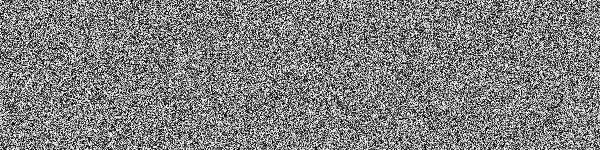
#> input picture before.png, 600 x 150 px
$ python compare_reinforce.py
#> lines starting #> are read from the running program, lines starting #| are printed output that depends on the picture; after the words box and inside, x2 and y2 are one past the last pixel; in counts of white or black regions, pixels touching at a corner belong together
import cv2
import numpy as np
from PIL import Image
import matplotlib.pyplot as plt

def find_and_mark_differences(image1_path, image2_path, output_path, threshold=30):
    """
    두 이미지의 차이를 찾아서 표시합니다.

    Parameters:
    - image1_path: 첫 번째 이미지 경로
    - image2_path: 두 번째 이미지 경로
    - output_path: 결과 이미지 저장 경로
    - threshold: 차이 감지 임계값 (0-255)
    """
#> called with image1_path = 'before.png', image2_path = 'after.png', output_path = 'differences_marked.png', threshold = 30

    # 이미지 로드
    img1 = cv2.imread(image1_path)
#> img1 is the input picture: shape (150, 600, 3); min 0, max 255, mean 127.7
    img2 = cv2.imread(image2_path)
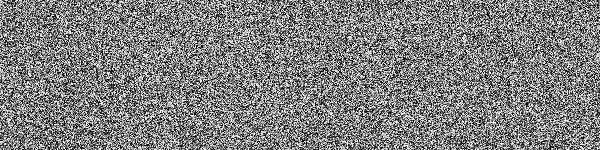
#> input picture after.png, 600 x 150 px
#> img2 is the input picture: shape (150, 600, 3); min 0, max 255, mean 127.5

    # 이미지 크기가 다르면 조정
    if img1.shape != img2.shape:
        img2 = cv2.resize(img2, (img1.shape[1], img1.shape[0]))

    # 그레이스케일로 변환
    gray1 = cv2.cvtColor(img1, cv2.COLOR_BGR2GRAY)
    gray2 = cv2.cvtColor(img2, cv2.COLOR_BGR2GRAY)

    # 차이 계산
    diff = cv2.absdiff(gray1, gray2)
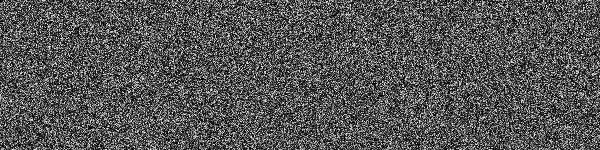
#> diff: shape (150, 600); min 0, max 255, mean 85.6

    # 임계값 적용
    _, thresh = cv2.threshold(diff, threshold, 255, cv2.THRESH_BINARY)
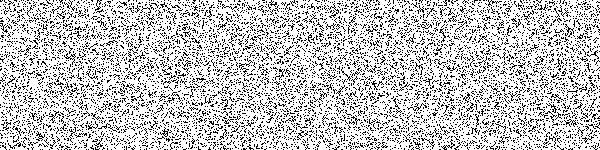
#> thresh: shape (150, 600); 77.7% white; black in thin lines or dots

    # 노이즈 제거를 위한 모폴로지 연산
    kernel = np.ones((5, 5), np.uint8)
    thresh = cv2.morphologyEx(thresh, cv2.MORPH_CLOSE, kernel)
#> thresh: shape (150, 600); every value is 255
    thresh = cv2.morphologyEx(thresh, cv2.MORPH_OPEN, kernel)

    # 컨투어 찾기
    contours, _ = cv2.findContours(thresh, cv2.RETR_EXTERNAL, cv2.CHAIN_APPROX_SIMPLE)
#> contours = [[[0, 0], [0, 149], [599, 149], [599, 0]]]

    # 결과 이미지 생성 (첫 번째 이미지 복사)
    result = img1.copy()

    # 차이가 있는 부분에 빨간색 사각형 그리기
    diff_count = 0
    for contour in contours:
        area = cv2.contourArea(contour)
        if area > 100:  # 너무 작은 차이는 무시
            x, y, w, h = cv2.boundingRect(contour)
            cv2.rectangle(result, (x, y), (x + w, y + h), (0, 0, 255), 3)
            diff_count += 1
#> this loop made 1 pass
#> (contour, area, x, y, w, h, diff_count) on pass 1: ([[0, 0], [0, 149], [599, 149], [599, 0]], 89251, 0, 0, 600, 150, 1)
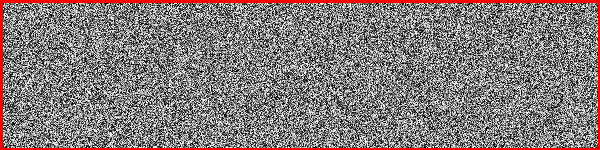
#> result: shape (150, 600, 3); 4.14% of pixels changed, all inside (x1, y1, x2, y2) = (0, 0, 600, 150)
#> after the loop, diff_count = 1

    # 결과 저장
    cv2.imwrite(output_path, result)

    # 시각화
    fig, axes = plt.subplots(2, 3, figsize=(15, 10))

    # 원본 이미지들
    axes[0, 0].imshow(cv2.cvtColor(img1, cv2.COLOR_BGR2RGB))
    axes[0, 0].set_title('Image 1 (1번.png)')
    axes[0, 0].axis('off')

    axes[0, 1].imshow(cv2.cvtColor(img2, cv2.COLOR_BGR2RGB))
    axes[0, 1].set_title('Image 2 (2번.png)')
    axes[0, 1].axis('off')

    # 차이 이미지
    axes[0, 2].imshow(diff, cmap='gray')
    axes[0, 2].set_title('Difference Map')
    axes[0, 2].axis('off')

    # 임계값 적용된 이미지
    axes[1, 0].imshow(thresh, cmap='gray')
    axes[1, 0].set_title('Thresholded Difference')
    axes[1, 0].axis('off')

    # 결과 이미지
    axes[1, 1].imshow(cv2.cvtColor(result, cv2.COLOR_BGR2RGB))
    axes[1, 1].set_title(f'Result ({diff_count} differences found)')
    axes[1, 1].axis('off')

    # 빈 공간
    axes[1, 2].axis('off')

    plt.rcParams['font.family'] = 'NanumGothic' # Or another Korean font you have installed
    plt.rcParams['axes.unicode_minus'] = False # This line is often included to properly display minus signs
    plt.tight_layout()
    plt.savefig(output_path.replace('.png', '_analysis.png'), dpi=150, bbox_inches='tight')
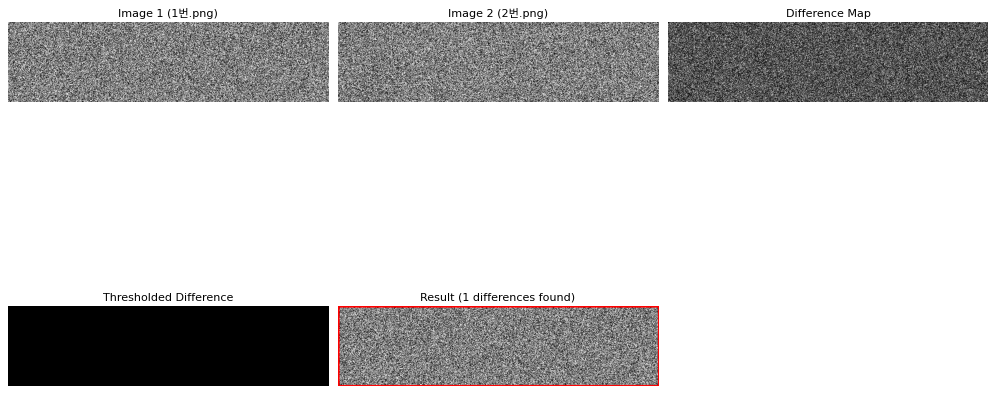
#> figure drawn by matplotlib, 5 panels
    plt.show()

    print(f"차이점 {diff_count}개를 발견했습니다.")
#| 차이점 1개를 발견했습니다.
    print(f"결과 이미지가 {output_path}에 저장되었습니다.")
    print(f"분석 이미지가 {output_path.replace('.png', '_analysis.png')}에 저장되었습니다.")

    return diff_count


if __name__ == "__main__":
    # 이미지 경로 설정
    image1_path = 'before.png'
    image2_path = 'after.png'
    output_path = 'differences_marked.png'

    # 차이점 찾기 및 표시
    find_and_mark_differences(image1_path, image2_path, output_path, threshold=30)
